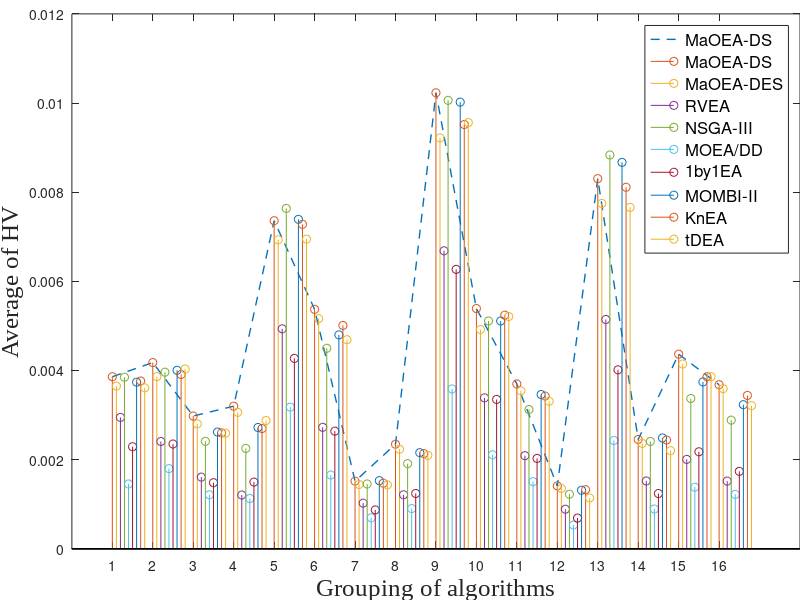

MATLAB code for this plot:
%25 10
figure
X = [1:16];
Y = [3.858e-03,4.176e-03,2.976e-03,3.197e-03,7.359e-03,5.370e-03,1.515e-03,2.343e-03,1.023e-02,...
    5.388e-03,3.696e-03,1.409e-03,8.303e-03,2.450e-03,4.364e-03,3.679e-03];
plot(X,Y,"--",'LineWidth',1)
hold on
stem(X,Y,'LineWidth',0.7)
hold on
X = [1.1:16.1];
Y = [3.649e-03,3.861e-03,2.800e-03,3.059e-03,6.931e-03,5.161e-03,1.440e-03,2.231e-03,9.217e-03,...
4.917e-03,3.542e-03,1.353e-03,7.746e-03,2.363e-03,4.143e-03,3.590e-03];
stem(X,Y,'LineWidth',0.7)
hold on
X = [1.2:16.2];
Y = [2.946e-03,2.405e-03,1.606e-03,1.204e-03,4.933e-03,2.723e-03,1.021e-03,1.209e-03,6.684e-03,...
3.384e-03,2.087e-03,8.853e-04,5.143e-03,1.519e-03,2.003e-03,1.516e-03];
stem(X,Y,'LineWidth',0.7)
hold on
X = [1.3:16.3];
Y = [3.847e-03,3.960e-03,2.408e-03,2.249e-03,7.635e-03,4.496e-03,1.451e-03,1.908e-03,1.006e-02,...
5.110e-03,3.121e-03,1.222e-03,8.834e-03,2.406e-03,3.369e-03,2.884e-03];
stem(X,Y,'LineWidth',0.7)
hold on
X = [1.4:16.4];
Y = [1.452e-03,1.797e-03,1.208e-03,1.125e-03,3.177e-03,1.653e-03,6.922e-04,8.995e-04,3.583e-03,...
2.106e-03,1.504e-03,5.315e-04,2.428e-03,8.894e-04,1.379e-03,1.218e-03];
stem(X,Y,'LineWidth',0.7)
hold on
X = [1.5:16.5];
Y = [2.287e-03,2.348e-03,1.480e-03,1.494e-03,4.269e-03,2.637e-03,8.688e-04,1.238e-03,6.267e-03,...
3.348e-03,2.025e-03,6.864e-04,4.013e-03,1.237e-03,2.174e-03,1.735e-03];
stem(X,Y,'LineWidth',0.7)
hold on
X = [1.6:16.6];
Y = [3.736e-03,4.002e-03,2.617e-03,2.719e-03,7.390e-03,4.797e-03,1.526e-03,...
2.154e-03,1.002e-02,5.108e-03,3.459e-03,1.311e-03,8.668e-03,2.484e-03,3.741e-03,3.231e-03];
stem(X,Y,'LineWidth',0.7)
hold on
X = [1.7:16.7];
Y = [3.762e-03,3.908e-03,2.598e-03,2.695e-03,7.278e-03,5.009e-03,1.470e-03,2.132e-03,9.518e-03,...
5.240e-03,3.424e-03,1.323e-03,8.110e-03,2.438e-03,3.858e-03,3.438e-03];
stem(X,Y,'LineWidth',0.7)
hold on
X = [1.8:16.8];
Y = [3.609e-03,4.031e-03,2.591e-03,2.875e-03,6.947e-03,4.690e-03,1.431e-03,2.095e-03,9.561e-03,...
5.209e-03,3.307e-03,1.137e-03,7.657e-03,2.198e-03,3.859e-03,3.209e-03];
stem(X,Y,'LineWidth',0.7)



%title('HV results of all algorithms for 5 objectives','FontName', 'Times New Roman','FontSize', 10)
set(gca,'looseInset',[0 0 0 0])   % 去除图片白色边框
xlabel('Grouping of algorithms','FontName', 'Times New Roman','FontSize', 18)
ylabel('Average of HV','FontName', 'Times New Roman','FontSize', 18) 
legend('MaOEA-DS','MaOEA-DS','MaOEA-DES','RVEA','NSGA-III','MOEA/DD','1by1EA','MOMBI-II','KnEA','tDEA','Location','best','FontSize', 12)
set(gca,'XTick',1:16);






